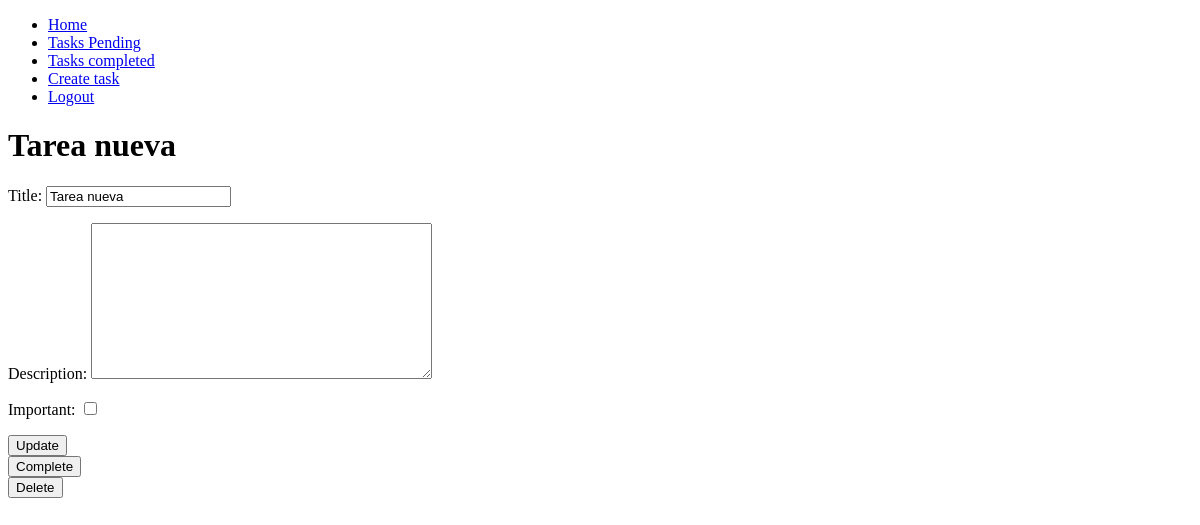
Before: /tasks/10/ (signed in) with the older database file.
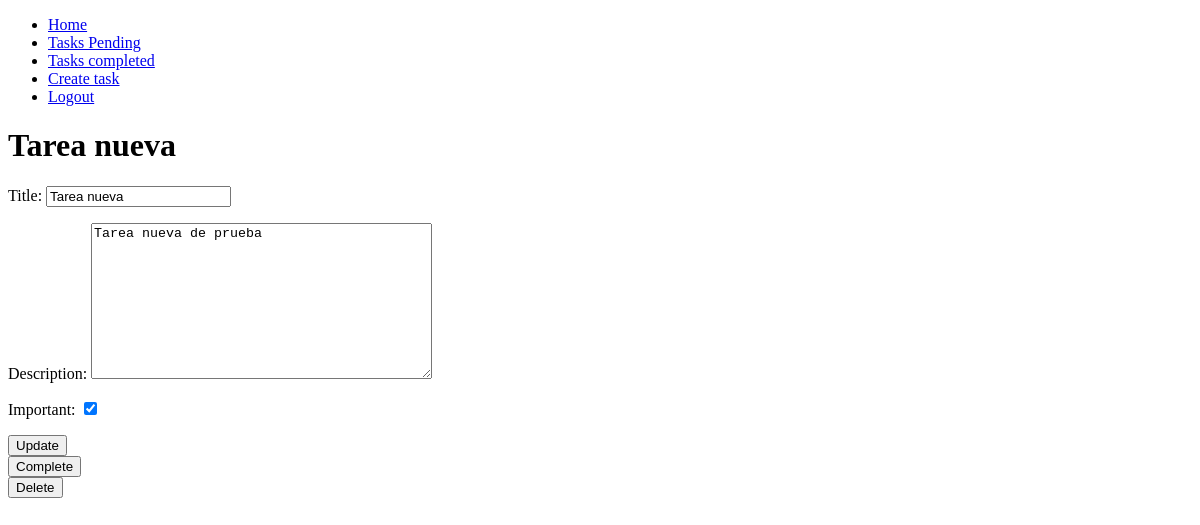
After: the same page with the newer database file.
### tasks/models.py (models this page shows, shortened)
class Task(models.Model):
    title = models.CharField(max_length=100)
    description = models.TextField(blank=True)
    created = models.DateTimeField(auto_now_add=True)
    datecompleted = models.DateTimeField(null=True, blank=True)
    important = models.BooleanField(default=False)
    user = models.ForeignKey(User, on_delete= models.CASCADE)

### tasks/views.py (the view, shortened to what this page needs)
# urls.py: path('tasks/<int:task_id>/', views.task_detail, name='task_detail'),
def task_detail(request, task_id):
    if request.method == 'GET':
        task = get_object_or_404(Task, pk=task_id, user=request.user)
        form = TaskForm(instance=task)
        return render(request, 'task_detail.html', {'task': task, 'form': form})

### tasks/forms.py
class TaskForm(ModelForm):
    class Meta:
        model = Task
        fields = ['title', 'description', 'important']

### tasks/templates/task_detail.html (shortened to what this page needs)
{% extends 'base.html' %}
{% block content %}
    <h1> {{task.title}} </h1>
    <form method="POST">
        {{form.as_p}}
        <button>
            Update
        </button>
    </form>
    <form action={% url 'complete_task' task.id %} method="POST">
        <button>
            Complete
        </button>
    </form>
    <form action={% url 'delete_task' task.id %} method="POST">
        <button>
            Delete
        </button>
    </form>
{% endblock %}

Changed rows visible on the page:
changed Task "Tarea nueva": description (not shown) → "Tarea nueva de prueba"; important "☐" → "☑"
